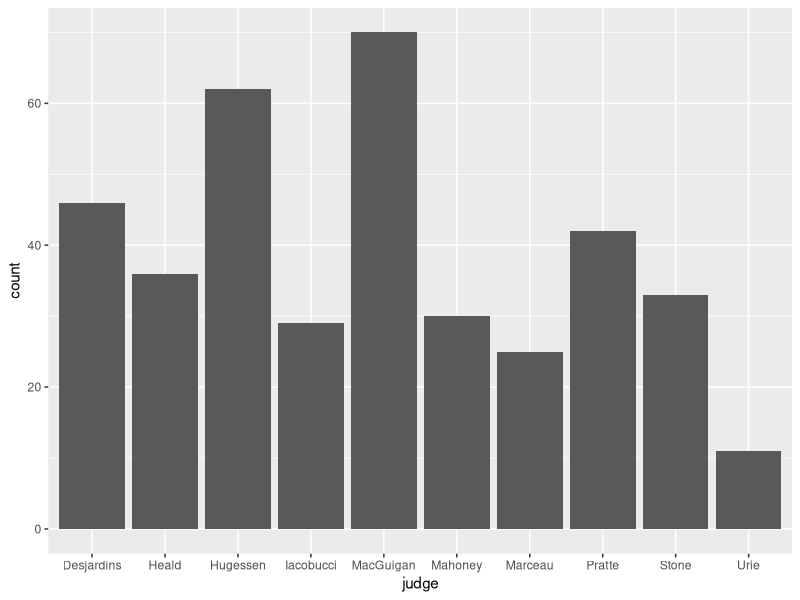
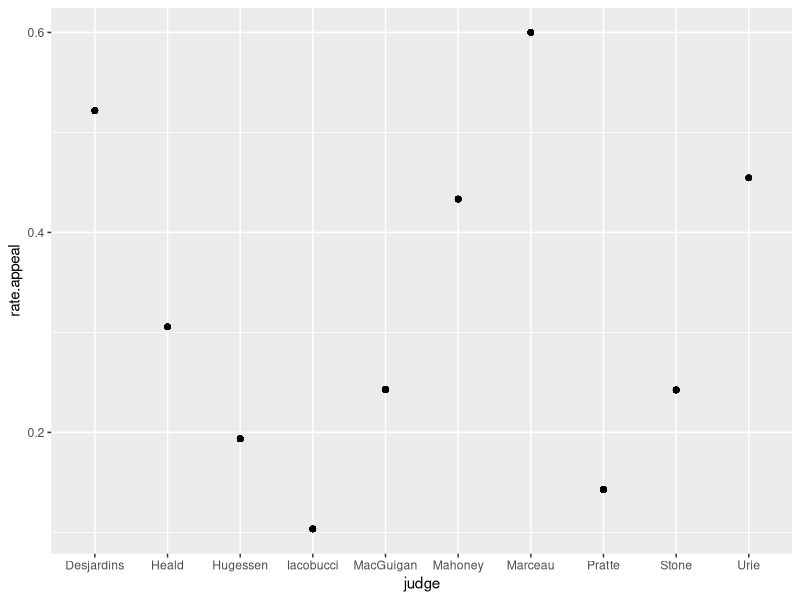

The R source for these figures, in order: (Note: this script raises an error after producing the figures.)
## ---- chunk 1
data <- read.table("data/Greene.txt")
## ---- chunk 2
counts <- table(data$decision)
prop.table(counts)
## ---- chunk 3
library(ggplot2)

h <- ggplot(data, aes(x = judge))
h + geom_bar()
## ---- chunk 4
library(dplyr)
data$decision <- ifelse(data$decision == "yes", 1, 0)

data <- data %>%
  group_by(judge) %>%
  mutate(rate.appeal = mean(decision))

k <- ggplot(data, aes(x = judge, y = rate.appeal))
k + geom_point()
## ---- chunk 5
data$judge <- relevel(data$judge, ref = "Iacobucci" )

fit <- glm(decision ~ judge, data = data, family ="binomial")

summary(fit)
## ---- chunk 6
coefs <- coef(fit)
prob.a <- 1/(1 + exp(-(coefs[1] + coefs[6]*1)))
print(prob.a)
## ---- chunk 7
data$rater <- ifelse(data$rater == "yes", 1, 0)
data$location <- relevel(data$location, ref = "other")
data <- data %>%
  mutate(lang.dummy = as.numeric(language == "English"))

fit2 <- glm(decision ~ judge + rater + location + lang.dummy, data = data, family ="binomial")

summary(fit2)
## ---- chunk 8
coefs2 <- coef(fit2)
prob.a2 <- 1/(1 + exp(-(coefs2[1] + coefs2[6]*1 + coefs2[11]*1 + coefs2[13]*1 + coefs2[14]*1)))
print(prob.a2)
## ---- chunk 9
sessionInfo()
